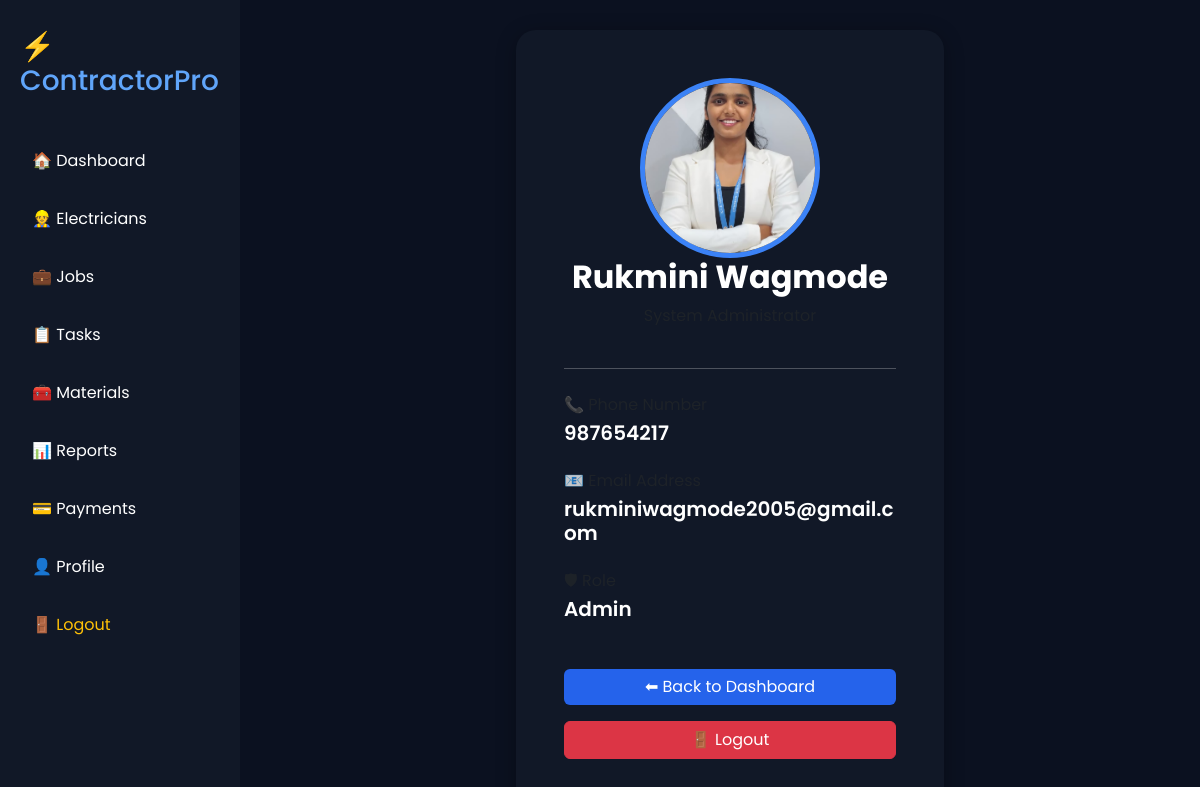
Screenshot of /profile (signed in) with the database file from the repository.
### tables this page shows
CREATE TABLE users (
        id INTEGER PRIMARY KEY AUTOINCREMENT,
        name TEXT,
        phone TEXT,
        email TEXT,
        role TEXT,
        password TEXT
    );

### app.py (the view)
@app.route('/profile')
def profile():
    if 'user' not in session:
        return redirect('/login.html')
    conn = sqlite3.connect('database.db')
    cursor = conn.cursor()
    cursor.execute("""
        SELECT *
        FROM users
        WHERE id=?
    """, (session['user_id'],))
    user = cursor.fetchone()
    conn.close()
    return render_template(
        'profile.html',
        user=user
    )

### templates/profile.html (shortened to what this page needs)
<!DOCTYPE html>
<html lang="en">
<head>
<link href="https://cdn.jsdelivr.net/npm/bootstrap@5.3.2/dist/css/bootstrap.min.css" rel="stylesheet">
<link rel="stylesheet" href="/static/css/style.css">
</head>
<body>
<div class="sidebar">
<h3>⚡ ContractorPro</h3>
<a href="/dashboard.html">🏠 Dashboard</a>
<a href="/electricians.html">👷 Electricians</a>
<a href="/jobs">💼 Jobs</a>
<a href="/tasks">📋 Tasks</a>
<a href="/materials">🧰 Materials</a>
<a href="/reports">📊 Reports</a>
<a href="/payments">💳 Payments</a>
<a href="/profile">👤 Profile</a>
<a href="/" class="text-warning">🚪 Logout</a>
</div>
<div class="main-content">
<div class="row justify-content-center">
<div class="col-lg-6">
<div class="card p-5 text-center">
<img
    src="/static/images/myphoto.jpeg"
    alt="Profile"
    width="180"
    height="180"
    style="
        border-radius:50%;
        object-fit:cover;
        border:5px solid #3b82f6;
        display:block;
        margin:auto;
    "
>
<h2 class="fw-bold mb-2">
{{ user[1] }}
</h2>
<p class="text-muted mb-4">
</p>
<hr class="mb-4">
<div class="text-start">
<div class="mb-4">
<label class="text-muted">
📞 Phone Number
</label>
<h5 class="fw-semibold mt-1">
{{ user[2] }}
</h5>
</div>
<div class="mb-4">
<label class="text-muted">
📧 Email Address
</label>
<h5 class="fw-semibold mt-1">
{{ user[3] }}
</h5>
</div>
<div class="mb-4">
<label class="text-muted">
</label>
<h5 class="fw-semibold mt-1">
{{ user[4] }}
</h5>
</div>
</div>
<div class="mt-4">
<a
    href="/dashboard.html"
    class="btn btn-primary w-100 mb-3"
>
⬅ Back to Dashboard
</a>
<a
    href="/"
    class="btn btn-danger w-100"
>
🚪 Logout
</a>
</div>
</div>
</div>
</div>
</div>
</body>
</html>

### static/css/style.css (style rules this page uses)
* { margin:0; padding:0; box-sizing:border-box; font-family:'Poppins',sans-serif; }
body { background:#0b1120; color:white; }
.sidebar { position:fixed; width:240px; height:100%; background:#111827; padding:30px 20px; }
.sidebar h3 { margin-bottom:40px; color:#60a5fa; }
.sidebar a { display:block; color:white; text-decoration:none; padding:12px; border-radius:10px; margin-bottom:10px; transition:0.3s; }
.main-content { margin-left:260px; padding:30px; }
.card { background:#111827 !important; border:none !important; border-radius:20px !important; color:white; box-shadow:0 4px 20px rgba(0,0,0,0.3); }
.btn-primary { background:#2563eb !important; border:none !important; }

### rows the page displays
users: name "Rukmini Wagmode", phone "987654217", email "rukminiwagmode2005@gmail.com", role "Admin"
